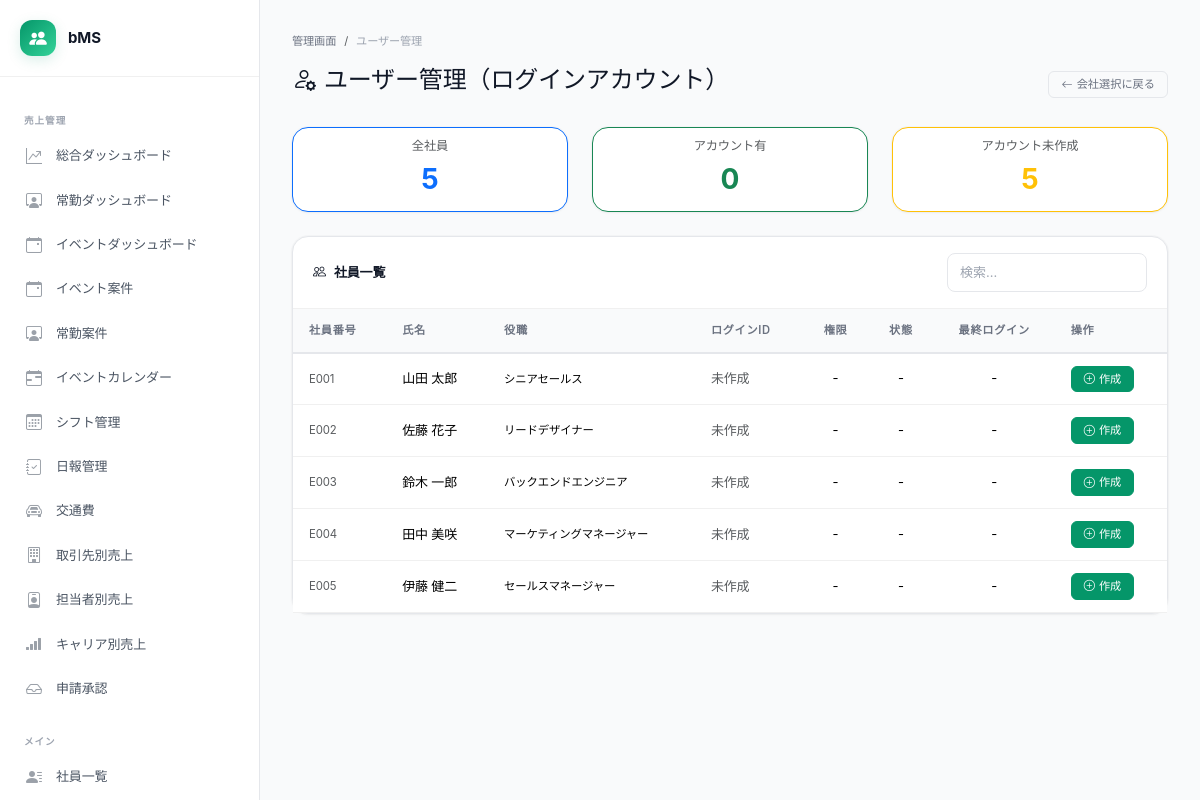
The app's page /admin/employee_users.php?company_id=1 (signed in) with its own data.
### tables this page shows
CREATE TABLE IF NOT EXISTS employees (
    id INT PRIMARY KEY AUTO_INCREMENT,
    employee_number VARCHAR(20) UNIQUE COMMENT '社員番号',
    name VARCHAR(100) NOT NULL COMMENT '氏名',
    name_kana VARCHAR(100) COMMENT '氏名（かな）',
    email VARCHAR(200) UNIQUE,
    department VARCHAR(100) COMMENT '部署',
    job_title VARCHAR(100) COMMENT '職種・役職',
    hire_date DATE COMMENT '入社日',
    birth_date DATE COMMENT '生年月日',
    photo_path VARCHAR(255) COMMENT '顔写真パス',
    bio TEXT COMMENT '自己紹介・プロフィール',
    career_summary TEXT COMMENT 'キャリアサマリー（AI生成）',
    strengths_text TEXT COMMENT '得意なこと',
    weaknesses_text TEXT COMMENT '苦手なこと',
    how_to_utilize TEXT COMMENT 'この人の活かし方（AI生成）',
    is_active TINYINT DEFAULT 1 COMMENT '在籍フラグ',
    created_at TIMESTAMP DEFAULT CURRENT_TIMESTAMP,
    updated_at TIMESTAMP DEFAULT CURRENT_TIMESTAMP ON UPDATE CURRENT_TIMESTAMP
);

### includes/auth.php (called while the page is built, shortened)
<?php
function isSuperAdmin(): bool {
    return ($_SESSION['user_role'] ?? '') === 'super_admin';
}

### includes/functions.php (called while the page is built, shortened)
<?php
require_once __DIR__ . '/auth.php';
function h(mixed $value): string {
    return htmlspecialchars((string)($value ?? ''), ENT_QUOTES | ENT_HTML5, 'UTF-8');
}

### admin/employee_users.php (the view, shortened to what this page needs)
<?php
require_once __DIR__ . '/../config/config.php';
require_once __DIR__ . '/../includes/functions.php';
$db   = getDB();
$cid  = getCompanyId();
$csrf = getCsrfToken();
if (isSuperAdmin()) {
    $cid = (int)($_GET['company_id'] ?? $_POST['company_id'] ?? 0);
        ?>
        <?php
}
$sql = 'SELECT e.id AS emp_id, e.employee_number, e.name, e.job_title, e.department,
               u.id AS user_id, u.username, u.role AS user_role, u.is_active AS user_active, u.last_login_at
        FROM employees e
        LEFT JOIN users u ON e.id = u.employee_id AND u.company_id = ?
        WHERE e.is_active = 1 AND e.company_id = ?
        ORDER BY e.employee_number, e.name';
$stmt = $db->prepare($sql);
$stmt->execute([$cid, $cid]);
$employees = $stmt->fetchAll();
$totalEmps = count($employees);
$withAccount = count(array_filter($employees, fn($e) => $e['user_id']));
$withoutAccount = $totalEmps - $withAccount;
require_once __DIR__ . '/../includes/header.php';
?>
<nav aria-label="breadcrumb">
    <ol class="breadcrumb">
        <li class="breadcrumb-item"><a href="index.php">管理画面</a></li>
        <li class="breadcrumb-item active">ユーザー管理</li>
    </ol>
</nav>
<div class="d-flex justify-content-between align-items-center mb-4">
    <h4><i class="bi bi-person-gear me-2"></i>ユーザー管理（ログインアカウント）</h4>
    <?php if (isSuperAdmin()): ?>
    <a href="employee_users.php" class="btn btn-sm btn-outline-secondary"><i class="bi bi-arrow-left me-1"></i>会社選択に戻る</a>
    <?php endif; ?>
</div>
<div class="row mb-4">
    <div class="col-md-4">
        <div class="card text-center border-primary">
            <div class="card-body py-2">
                <div class="text-muted small">全社員</div>
                <div class="fs-3 fw-bold text-primary"><?= $totalEmps ?></div>
            </div>
        </div>
    </div>
    <div class="col-md-4">
        <div class="card text-center border-success">
            <div class="card-body py-2">
                <div class="text-muted small">アカウント有</div>
                <div class="fs-3 fw-bold text-success"><?= $withAccount ?></div>
            </div>
        </div>
    </div>
    <div class="col-md-4">
        <div class="card text-center border-warning">
            <div class="card-body py-2">
                <div class="text-muted small">アカウント未作成</div>
                <div class="fs-3 fw-bold text-warning"><?= $withoutAccount ?></div>
            </div>
        </div>
    </div>
</div>
<div class="card">
    <div class="card-header d-flex justify-content-between align-items-center">
        <span><i class="bi bi-people me-2"></i>社員一覧</span>
        <input type="text" id="userSearch" class="form-control form-control-sm" style="width:200px" placeholder="検索...">
    </div>
    <div class="card-body p-0">
        <div class="table-responsive">
            <table class="table table-hover align-middle mb-0">
                <thead class="table-light">
                    <tr>
                        <th>社員番号</th>
                        <th>氏名</th>
                        <th>役職</th>
                        <th>ログインID</th>
                        <th class="text-center">権限</th>
                        <th class="text-center">状態</th>
                        <th class="text-center">最終ログイン</th>
                        <th>操作</th>
                    </tr>
                </thead>
                <tbody id="userTableBody">
                    <?php foreach ($employees as $emp): ?>
                    <tr data-search="<?= h(($emp['employee_number'] ?? '') . ' ' . $emp['name'] . ' ' . ($emp['username'] ?? '')) ?>">
                        <td class="small text-muted"><?= h($emp['employee_number'] ?? '-') ?></td>
                        <td class="fw-medium"><?= h($emp['name']) ?></td>
                        <td class="small"><?= h($emp['job_title'] ?? '-') ?></td>
                        <?php if ($emp['user_id']): ?>
                        <td><code><?= h($emp['username']) ?></code></td>
                        <td class="text-center">
                            <?php if ($emp['user_role'] === 'company_admin'): ?>
                            <span class="badge bg-warning text-dark">管理者</span>
                            <?php else: ?>
                            <span class="badge bg-secondary">社員</span>
                            <?php endif; ?>
                        </td>
                        <td class="text-center">
                            <?php if ($emp['user_active']): ?>
                            <span class="badge bg-success">有効</span>
                            <?php else: ?>
                            <span class="badge bg-danger">無効</span>
                            <?php endif; ?>
                        </td>
                        <td class="text-center small text-muted"><?= $emp['last_login_at'] ? date('m/d H:i', strtotime($emp['last_login_at'])) : '-' ?></td>
                        <td>
                            <div class="d-flex gap-1">
                                <button class="btn btn-sm btn-outline-primary" onclick="openEditModal(<?= h(json_encode([
                                    'user_id' => $emp['user_id'],
                                    'employee_id' => $emp['emp_id'],
                                    'name' => $emp['name'],
                                    'username' => $emp['username'],
                                    'role' => $emp['user_role'],
                                ])) ?>)">
                                    <i class="bi bi-pencil"></i>
                                </button>
                                <button class="btn btn-sm btn-outline-warning" onclick="openPasswordModal(<?= $emp['user_id'] ?>, '<?= h($emp['name']) ?>')" title="パスワード変更">
                                    <i class="bi bi-key"></i>
                                </button>
                                <form method="post" class="d-inline" onsubmit="return confirm('<?= h($emp['name']) ?>のアカウントを<?= $emp['user_active'] ? '無効化' : '有効化' ?>しますか？')">
                                    <input type="hidden" name="csrf_token" value="<?= h($csrf) ?>">
                <input type="hidden" name="company_id" value="<?= (int)$cid ?>">
                                    <input type="hidden" name="action" value="toggle_active">
                                    <input type="hidden" name="user_id" value="<?= $emp['user_id'] ?>">
                                    <button class="btn btn-sm btn-outline-<?= $emp['user_active'] ? 'danger' : 'success' ?>" title="<?= $emp['user_active'] ? '無効化' : '有効化' ?>">
                                        <i class="bi bi-<?= $emp['user_active'] ? 'pause-circle' : 'play-circle' ?>"></i>
                                    </button>
                                </form>
                            </div>
                        </td>
                        <?php else: ?>
                        <td><span class="text-muted">未作成</span></td>
                        <td class="text-center">-</td>
                        <td class="text-center">-</td>
                        <td class="text-center">-</td>
                        <td>
                            <button class="btn btn-sm btn-success" onclick="openCreateModal(<?= $emp['emp_id'] ?>, '<?= h($emp['name']) ?>')">
                                <i class="bi bi-plus-circle me-1"></i>作成
                            </button>
                        </td>
                        <?php endif; ?>
                    </tr>
                    <?php endforeach; ?>
                </tbody>
            </table>
        </div>
    </div>
</div>
<?php require_once __DIR__ . '/../includes/footer.php'; ?>

### public/assets/css/style.css (style rules this page uses)
:root { --n50: #f9fafb; --n100: #f3f4f6; --n200: #e5e7eb; --n300: #d1d5db; --n400: #9ca3af; --n500: #6b7280; --n600: #4b5563; --n700: #374151; --n800: #1f2937; --n900: #111827; --a50: #ecfdf5; --a100: #d1fae5; --a200: #a7f3d0; --a400: #34d399; --a500: #10b981; --a600: #059669; --a700: #047857; --green: #10b981; --green-light: #ecfdf5; --amber: #f59e0b; --amber-light: #fffbeb; --red: #ef4444; --red-light: #fef2f2; --cyan: #06b6d4; --purple: #8b5cf6; --bg: #f9fafb; --bg-card: #ffffff; --bg-nav: #ffffff; --bg-muted: var(--n50); --text: var(--n900); --text-sub: var(--n500); --text-dim: var(--n400); --border: var(--n200); --border-light: #f0f0f0; --accent: var(--a600); --grad-green: linear-gradient(135deg, #059669, #34d399); --grad-dark: linear-gradient(135deg, #1f2937, #374151); --grad-hero: linear-gradient(135deg, #059669 0%, #10b981 50%, #34d399 100%); --grad-subtle: linear-gradient(135deg, rgba(5,150,105,.04), rgba(52,211,153,.02)); --sans: 'Noto Sans JP', 'Inter', -apple-system, BlinkMacSystemFont, 'Segoe UI', sans-serif; --mono: 'JetBrains Mono', 'SF Mono', monospace; --xs: .7rem; --sm: .8125rem; --base: .875rem; --md: .9375rem; --lg: 1rem; --xl: 1.125rem; --2xl: 1.375rem; --3xl: 1.75rem; --4xl: 2.25rem; --sp1:4px; --sp2:8px; --sp3:12px; --sp4:16px; --sp5:20px; --sp6:24px; --sp8:32px; --sp10:40px; --sp12:48px; --r-sm:6px; --r:8px; --r-lg:12px; --r-xl:16px; --r-2xl:20px; --r-full:9999px; --sh-xs: 0 1px 2px rgba(0,0,0,.04); --sh-sm: 0 1px 3px rgba(0,0,0,.05), 0 1px 2px rgba(0,0,0,.03); --sh-md: 0 4px 6px -1px rgba(0,0,0,.05), 0 2px 4px -2px rgba(0,0,0,.03); --sh-lg: 0 10px 15px -3px rgba(0,0,0,.06), 0 4px 6px -4px rgba(0,0,0,.04); --sh-xl: 0 20px 25px -5px rgba(0,0,0,.06), 0 8px 10px -6px rgba(0,0,0,.04); --sh-ring: 0 0 0 1px rgba(0,0,0,.04); --sh-green: 0 4px 14px rgba(5,150,105,.15); --sh-card: 0 1px 3px rgba(0,0,0,.04), 0 0 0 1px rgba(0,0,0,.02); --ease: cubic-bezier(.4,0,.2,1); --spring: cubic-bezier(.34,1.56,.64,1); --dur: 180ms; --dur-slow: 300ms; }
*, *::before, *::after { box-sizing: border-box; }
body { font-family: var(--sans); background: var(--bg); color: var(--text); font-size: var(--base); line-height: 1.65; letter-spacing: -.01em; -webkit-font-smoothing: antialiased; -moz-osx-font-smoothing: grayscale; margin: 0; }
a { color: var(--accent); text-decoration: none; transition: color var(--dur) var(--ease); }
.card { border: 1px solid var(--border); border-radius: var(--r-xl); background: var(--bg-card); box-shadow: var(--sh-card); transition: all var(--dur-slow) var(--ease); }
.card-header { background: transparent; border-bottom: 1px solid var(--border-light); padding: var(--sp4) var(--sp5); font-weight: 600; font-size: var(--sm); color: var(--text); }
.card-body { padding: var(--sp5); }
.table { font-size: var(--sm); color: var(--text); }
.table th { font-weight: 600; font-size: var(--xs); text-transform: uppercase; letter-spacing: .06em; color: var(--text-sub); border-bottom: 2px solid var(--border); padding: var(--sp3) var(--sp4); white-space: nowrap; background: var(--n50); }
.table td { padding: var(--sp3) var(--sp4); vertical-align: middle; border-color: var(--border-light); }
.table-hover tbody tr { transition: background var(--dur) var(--ease); }
.table-light th { background: var(--n50); }
.btn { font-size: var(--sm); font-weight: 500; border-radius: var(--r); padding: 7px var(--sp4); transition: all var(--dur) var(--ease); letter-spacing: 0; position: relative; }
.btn-success { background: var(--a600); border-color: var(--a600); }
.btn-outline-secondary { color: var(--text-sub); border-color: var(--border); }
.btn-sm { font-size: var(--xs); padding: 4px 12px; border-radius: var(--r-sm); }
.form-control, .form-select { font-size: var(--sm); border: 1px solid var(--border); border-radius: var(--r); padding: 9px var(--sp3); color: var(--text); transition: all var(--dur) var(--ease); background: var(--bg-card); }
.form-control::placeholder { color: var(--n400); }
.breadcrumb { font-size: var(--xs); padding: 0; margin-bottom: var(--sp4); }
.breadcrumb-item a { color: var(--text-sub); }
.breadcrumb-item.active { color: var(--text-dim); }

### records on screen
employees: employee_number "E001", name "山田 太郎", job_title "シニアセールス"
employees: employee_number "E002", name "佐藤 花子", job_title "リードデザイナー"
employees: employee_number "E003", name "鈴木 一郎", job_title "バックエンドエンジニア"
employees: employee_number "E004", name "田中 美咲", job_title "マーケティングマネージャー"
employees: employee_number "E005", name "伊藤 健二", job_title "セールスマネージャー"

### other values on screen
$label "売上管理 メイン"
$label "総合ダッシュボード 常勤ダッシュボード イベントダッシュボード イベント案件 常勤案件 イベントカレンダー シフト管理 日報管理 交通費 取引先別売上 担当者別売上 キャリア別売上 申請承認 社員一覧"
$totalEmps "5"
$withAccount "0"
$withoutAccount "5"
